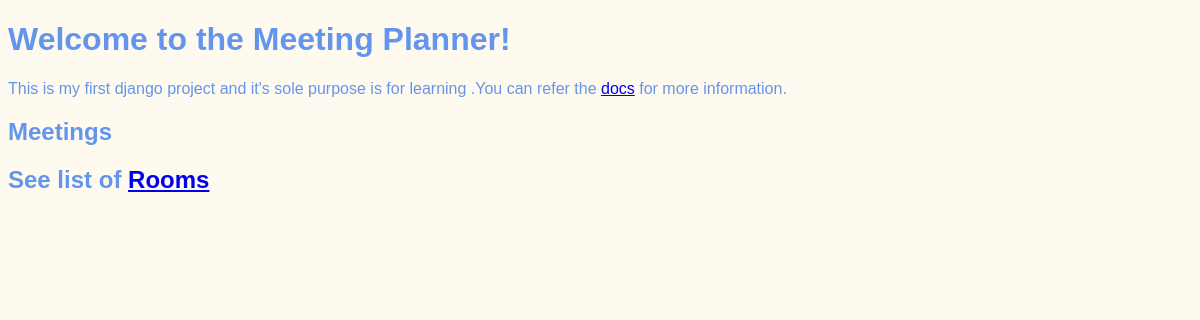
The app's page /, older data.
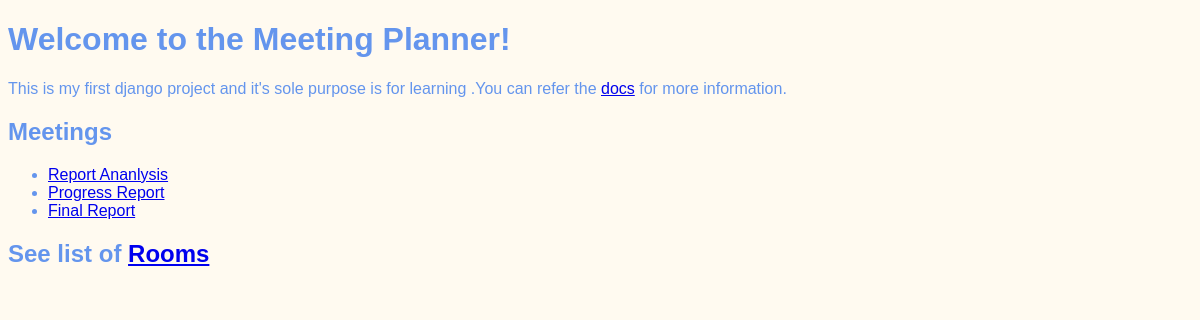
The same page, newer data.
### meetings/models.py (models this page shows, shortened)
class Meeting(models.Model):
    title = models.CharField(max_length=200)
    date = models.DateField()
    start_time = models.TimeField(default=time(9))
    duration = models.IntegerField(default=1)
    room = models.ForeignKey(Room, on_delete=models.CASCADE)

### website/views.py (the view)
# urls.py: path('', welcome, name="welcome"),
def welcome(request):
    return render(request, "website/welcome.html",
                  {"meetings": Meeting.objects.all()})

### website/templates/website/welcome.html (shortened to what this page needs)
{% extends "base.html" %}
{% block content %}
<h1>Welcome to the Meeting Planner!</h1>
<p>
    This is my first django project and it's sole purpose is for learning .You can refer the <a
        href="https://docs.djangoproject.com/en/3.0/">docs</a> for more information.
</p>
<h2>Meetings</h2>
<ul>
    {% for meeting in meetings %}
        <li>
            <a href="{% url 'detail' meeting.id %}">
                {{meeting.title}}
            </a>
        </li>
    {% endfor %}
</ul>
<h2>See list of <a href="{% url 'rooms' %}">Rooms</a></h2>
{% endblock %}

### website/templates/base.html (shortened to what this page needs)
{% load static %}
<!DOCTYPE html>
<html lang="en">
<head>
    <link rel="stylesheet"
          href="{% static 'website/style.css' %}">
</head>
<body>
    {% block content %}
    {% endblock %}
</body>
</html>

### website/static/website/style.css (style rules this page uses)
body { font-family: sans-serif; color: cornflowerblue; background-color: floralwhite; }

Row changes from the older to the newer data that the page shows:
added Meeting: title "Report Ananlysis"
added Meeting: title "Progress Report"
added Meeting: title "Final Report"
